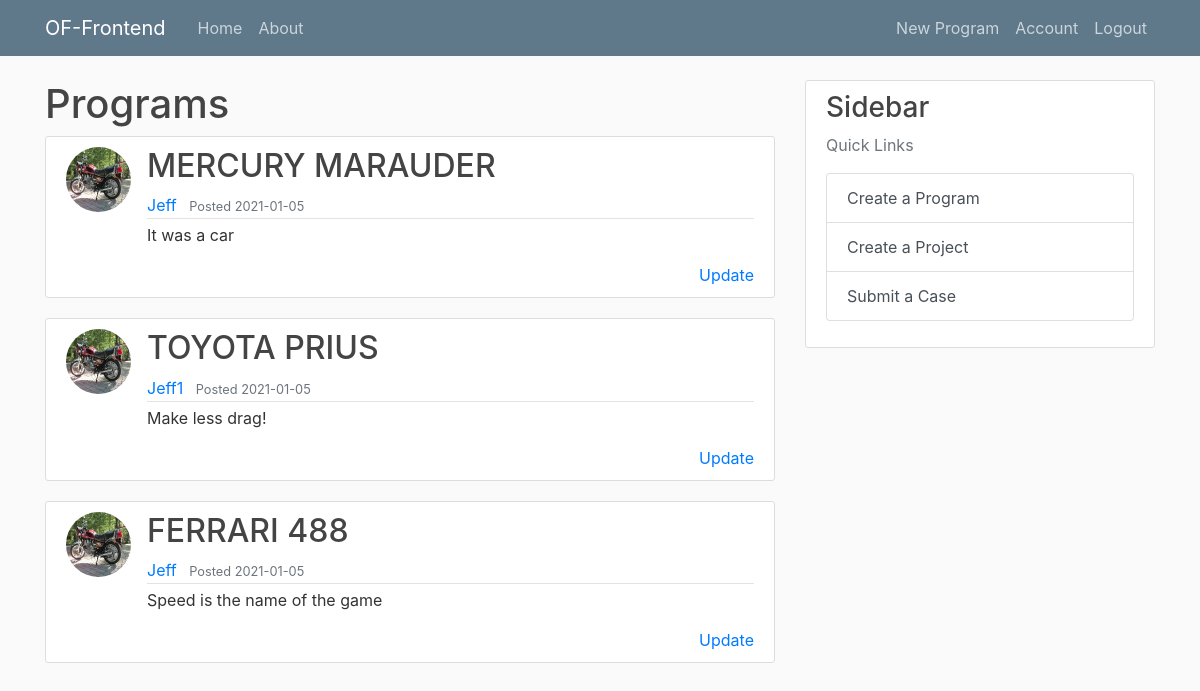
Screenshot of /home (signed in) with the database file from the repository.
### flask_website/models.py (models this page shows, shortened)
class Program(db.Model):
    __tablename__ = "program"
    id = db.Column(db.Integer, primary_key=True)
    name = db.Column(db.String(20), unique=True, nullable=False)
    description = db.Column(db.Text, unique=False, nullable=False)
    created_date = db.Column(db.DateTime, nullable=False, default=datetime.utcnow)
    created_by = db.Column(db.Integer, db.ForeignKey("user.id"), nullable=False)
    project = db.relationship("Project", back_populates="program")  # forward
    def __repr__(self):
        return f"Program|'{self.name}'),'{self.description}','{self.created_date}', '{self.created_by}'"

class User(db.Model, UserMixin):
    __tablename__ = "user"
    id = db.Column(db.Integer, primary_key=True)
    username = db.Column(db.String(20), unique=True, nullable=False)
    email = db.Column(db.String(120), unique=True, nullable=False)
    image_file = db.Column(db.String(20), default="default.jpg")
    password = db.Column(db.String(60), nullable=False)
    creator_program = db.relationship("Program", backref="creator_program", lazy=True)
    creator_project = db.relationship("Project", backref="creator_project", lazy=True)

### flask_website/routes.py (the view)
@app.route("/")
@app.route("/home")
def home():
    print(Program.query.all())
    return render_template("home.html", programs=Program.query.all())

### flask_website/models.py (called while the page is built)
@login_manager.user_loader
def load_user(user_id):
    return User.query.get(int(user_id))

### flask_website/templates/home.html
{% extends "layout.html" %}
{% block content %}
<h1> Programs </h1>
{% for program in programs %}
<article class="media content-section">
  <img class="rounded-circle article-img" ,
    src="{{ url_for('static',filename = 'profile_pics/' + program.creator_program.image_file) }}">
  <div class="media-body">
    <h2><a class="article-title" href="{{ url_for('program', program_id = program.id) }}">{{ program.name }}</a>
    </h2>
    <div class="article-metadata">
      <a class="mr-2" href="#">{{ program.creator_program.username }}</a>
      <small class="text-muted"> Posted {{ program.created_date.strftime('%Y-%m-%d') }}</small>
    </div>
    <p class="article-content">{{ program.description }} </p>
    <span>
      <a href="{{ url_for('update_program', program_id = program.id) }}" style="float:right">Update
      </a>
    </span>
  </div>
</article>
{% endfor %}
{% endblock content %}

### flask_website/static/main.css (style rules this page uses)
body { background: #fafafa; color: #333333; margin-top: 5rem; }
h1, h2, h3, h4, h5, h6 { color: #444444; }
.content-section { background: #ffffff; padding: 10px 20px; border: 1px solid #dddddd; border-radius: 3px; margin-bottom: 20px; }
.article-title { color: #444444; }
.article-content { white-space: pre-line; }
.article-img { height: 65px; width: 65px; margin-right: 16px; }
.article-metadata { padding-bottom: 1px; margin-bottom: 4px; border-bottom: 1px solid #e3e3e3 }

### rows the page displays
Program: image_file (placeholder picture), name "MERCURY MARAUDER", creator_program.username "Jeff", created_date "2021-01-05", description "It was a car"
Program: image_file (placeholder picture), name "TOYOTA PRIUS", creator_program.username "Jeff1", created_date "2021-01-05", description "Make less drag!"
Program: image_file (placeholder picture), name "FERRARI 488", creator_program.username "Jeff", created_date "2021-01-05", description "Speed is the name of the game"
